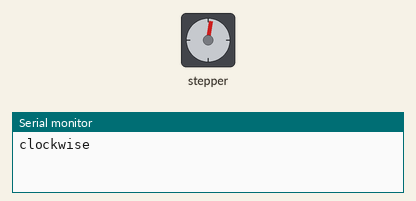
Simulated run of this sketch. Board: Arduino Uno, built with avr-gcc and run on an emulated ATmega328P. On the bench: stepper motor, the last lines printed to the serial monitor. Stepper angles assume 200 steps per turn.

Above: at 0.05 s.
At 0.35 s:
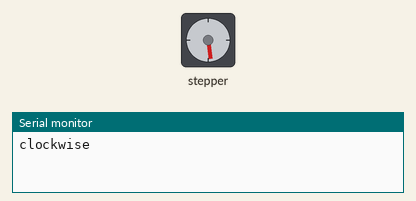
At 0.65 s:
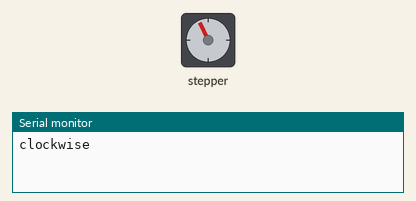
At 3.3 s:
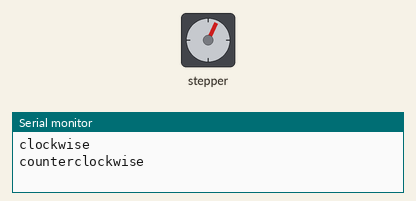
Timing chart, 0 to 6.9 s (numbered marks = the images above):
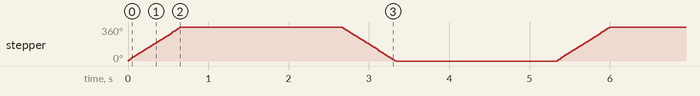

Measured:
- by itself, stepper: turns 360° clockwise in 0.67 s, then 360° counter-clockwise in 0.67 s, repeating every 5.3 s

The sketch:

stepper.ino
```cpp
/*
 Stepper Motor Control - one revolution

 This program drives a unipolar or bipolar stepper motor.
 The motor is attached to digital pins 8 - 11 of the Arduino.

 The motor should revolve one revolution in one direction, then
 one revolution in the other direction.

 */

#include <Stepper.h>

const int stepsPerRevolution = 200;  // change this to fit the number of steps per revolution
// for your motor

// initialize the stepper library on pins 22 through 25:
Stepper myStepper(stepsPerRevolution, 22, 23, 24, 25);

void setup() {
  // set the speed at 60 rpm:
  myStepper.setSpeed(90);
  // initialize the serial port:
  Serial.begin(9600);
}

void loop() {
  // step one revolution  in one direction:
  Serial.println("clockwise");
  myStepper.step(stepsPerRevolution);
  delay(2000);

  // step one revolution in the other direction:
  Serial.println("counterclockwise");
  myStepper.step(-stepsPerRevolution);
  delay(2000);
}
```
